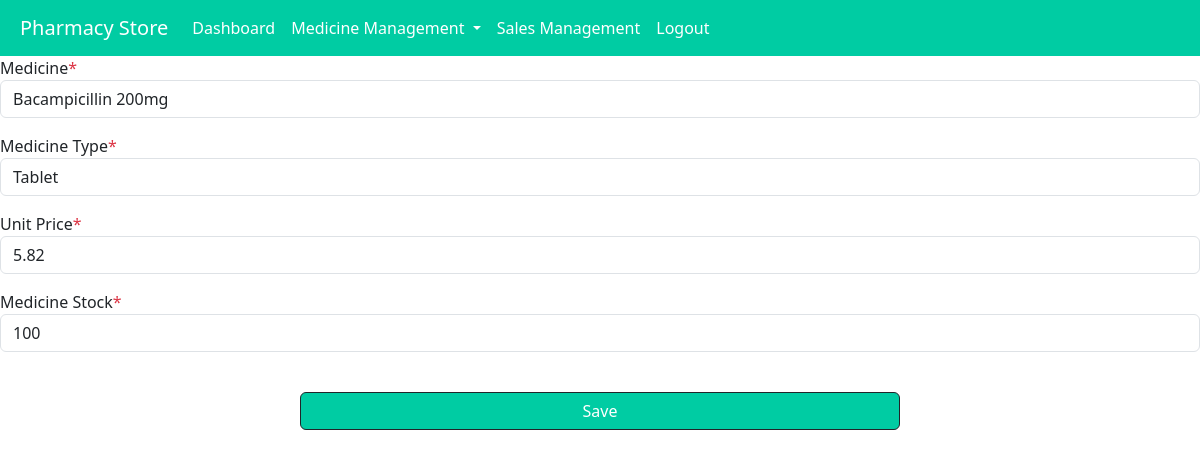
/editmedicine/25, run on the app's committed database.
### app1/models.py (models this page shows, shortened)
class Medicine(models.Model):
    medicinename=models.CharField(max_length=50)
    medicinetype=models.CharField(max_length=50)
    medicinestock=models.CharField(max_length=50)
    medicineprice=models.CharField(max_length=50)

### app1/views.py (the view)
# urls.py: path('editmedicine/<int:id>', views.editmedicine, name='editmedicine'),
def editmedicine(request,id):
    data = Medicine.objects.get(id=id)
    if request.method == "POST":
        newmedicinename = request.POST['newmedicinename']
        newmedicinetype = request.POST['newmedicinetype']
        newmedicineprice = request.POST['newmedicineprice']
        newmedicinestock = request.POST['newmedicinestock']
        try:
            data = Medicine.objects.get(id=id)
            if data.id == id:
                data.medicinename = newmedicinename
                data.medicinetype = newmedicinetype
                data.medicineprice = newmedicineprice
                data.medicinestock = newmedicinestock
                data.save()
                return redirect(controlpage)
            else:
                return HttpResponse("Book not Found")
        except Exception:
            return HttpResponse("Check the Book name")
    else:
        return render(request, 'editmedicine.html', {'data':data})

### template/editmedicine.html (shortened to what this page needs)
<!DOCTYPE html>
<html lang="en">
<head>
    <link href="https://cdn.jsdelivr.net/npm/bootstrap@5.3.2/dist/css/bootstrap.min.css" rel="stylesheet">
</head>
</head>
<body>
<nav class="navbar navbar-expand-lg navbar-light ">
  <a class="navbar-brand" style="margin-left:20px">Pharmacy Store</a>
  <div class="collapse navbar-collapse" id="navbarNav">
    <ul class="navbar-nav">
      <li class="nav-item">
        <a class="nav-link" href="#">Dashboard</a>
      </li>
      <li class="nav-item dropdown">
        <a class="nav-link dropdown-toggle" id="medicineDropdown" role="button" data-toggle="dropdown" aria-haspopup="true" aria-expanded="false">
          Medicine Management
        </a>
      </li>
      <li class="nav-item">
        <a class="nav-link" href="#">Sales Management</a>
      </li>
      <li class="nav-item">
        <a class="nav-link" href="logout">Logout</a>
      </li>
    </ul>
  </div>
</nav>
        <form action="{% url 'editmedicine' id=data.id %}" method="post">
          <div class="modal-body">
            <div class="mb-3">
                <label for="Username">Medicine<span class="text-danger">*</span></label>
                <input type="text" name="newmedicinename" class="form-control" id="Username" value="{{ data.medicinename }}">
            </div>
               <div class="modal-body">
            <div class="mb-3">
                <label for="Username">Medicine Type<span class="text-danger">*</span></label>
                <input type="text" name="newmedicinetype" class="form-control" id="Username" value="{{ data.medicinetype }}">
            </div>
                 <div class="modal-body">
            <div class="mb-3">
                <label for="Username">Unit Price<span class="text-danger">*</span></label>
                <input type="text" name="newmedicineprice" class="form-control" id="Username" value="{{ data.medicineprice }}">
            </div>
                      <div class="modal-body">
            <div class="mb-3">
                <label for="Username">Medicine Stock<span class="text-danger">*</span></label>
                <input type="number" name="newmedicinestock" class="form-control" id="Username" value="{{ data.medicinestock }}">
            </div>
          </div>
          <div class="modal-footer pt-4">
            <button type="submit" class="btn btn-dark mx-auto w-50">Save</button>
          </div>
      </form>
 </body>
</html>

### template/editmedicine.html (style rules this page uses)
body { background-color:white; counter-reset: Serial; }
nav,.modal-header,.btn { background-color:#00cca3; }
.navbar-brand,.nav-link { color:white; }

### data on the page
Medicine: newmedicinename "Bacampicillin 200mg", newmedicinetype "Tablet", newmedicineprice "5.82", newmedicinestock "100"
